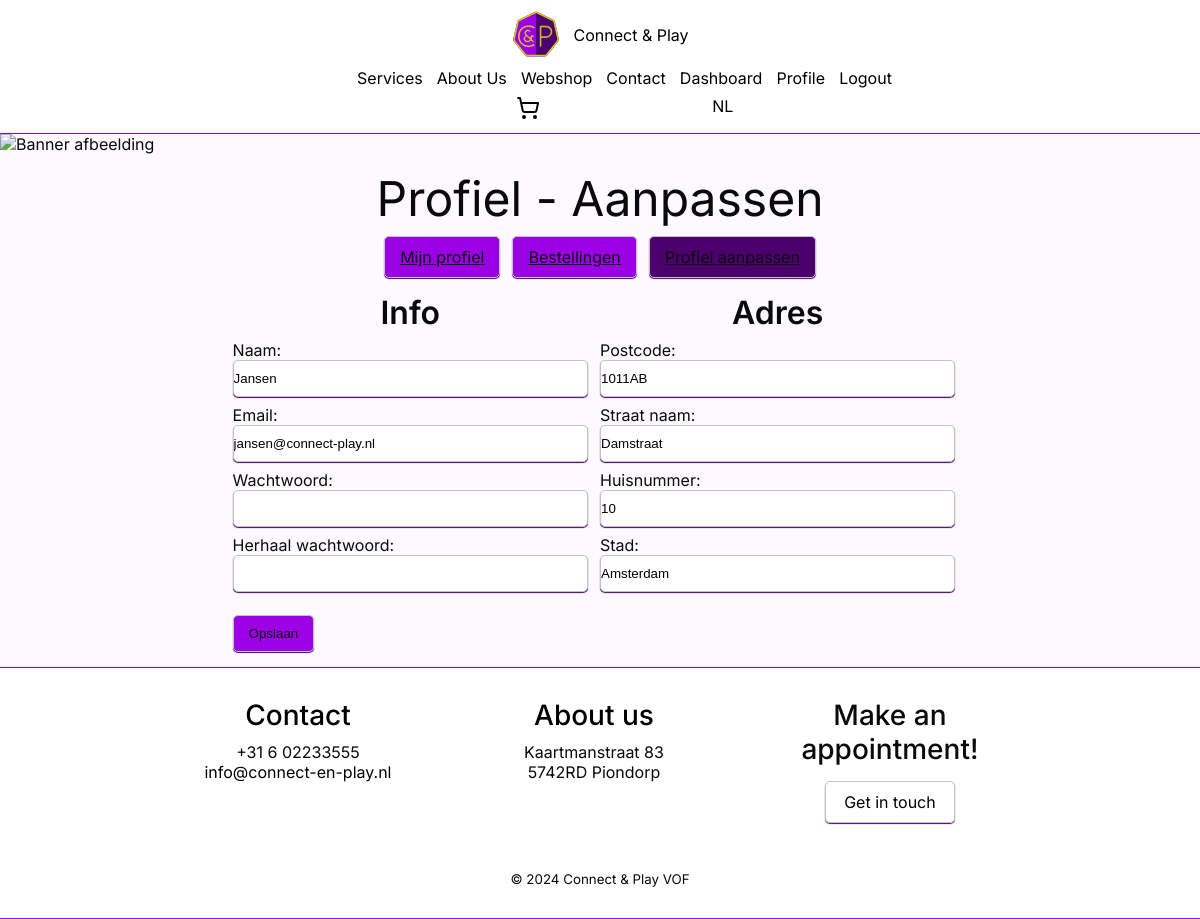
Page /profiel/aanpassen.php?lang=en (signed in) on the committed database.
### tables this page shows
CREATE TABLE `user` (
  `user_id` int(11) NOT NULL,
  `postal_code` varchar(6) DEFAULT NULL,
  `house_number` varchar(6) DEFAULT NULL,
  `email` varchar(320) NOT NULL,
  `name` varchar(150) NOT NULL,
  `role` varchar(15) NOT NULL,
  `password` varchar(120) NOT NULL
);

CREATE TABLE `address` (
  `postal_code` varchar(6) NOT NULL,
  `house_number` varchar(6) NOT NULL,
  `street_name` varchar(80) NOT NULL,
  `city` varchar(70) NOT NULL
);

### php/Shared/Database.php (called while the page is built, shortened)
<?php
class Database
{
    private static ?PDO $connection = null;
    public static function connect(
        string $servername = "mariadb",
        string $username = "root",
        string $password = "",
        string $name = "webshop"
    ): PDO {
        if (self::$connection === null) {
            self::$connection = new PDO("mysql:host={$servername};dbname={$name};charset=utf8mb4", $username, $password);
            self::$connection->setAttribute(PDO::ATTR_ERRMODE, PDO::ERRMODE_EXCEPTION);
            self::$connection->setAttribute(PDO::ATTR_DEFAULT_FETCH_MODE, PDO::FETCH_ASSOC);
        }
        return self::$connection;
    }
}

### php/Profile/DataAccess/UserRepository.php (called while the page is built, shortened)
<?php
require_once '/var/www/php/Profile/Domain/User.php';
require_once '/var/www/php/Shared/Database.php';
class UserRepository
{
    private PDO $db;
    public function __construct()
    {
        try {
            $this->db = Database::connect();
        } catch (PDOException $e) {
            echo "Fout bij het verbinden met de database: " . $e->getMessage();
            exit;
        }
    }
    public function getUser($emailOrId): ?User
    {
        $sql = $this->db->prepare("CALL get_user(:id, :email);");
        $sql->execute([
            ':id' => (int)$emailOrId,
            ':email' => $emailOrId,
        ]);
        $user = $sql->fetch();
        $sql = $this->db->prepare("CALL get_address(:postal_code, :house_number);");
        $sql->execute([
            ':postal_code' => $user['postal_code'],
            ':house_number' => $user['house_number'],
        ]);
        $address = $sql->fetch();
        return new User(
            $user['user_id'],
            $user['email'],
            $user['name'],
            $user['password'],
            UserRole::from($user['role']),
            $address ? [
                new Address(
                    $address['postal_code'] ?? '',
                    $address['house_number'] ?? '',
                    $address['street_name'] ?? '',
                    $address['city'] ?? '',
                )
            ] : []
        );
    }
}

### php/Profile/Domain/User.php (called while the page is built, shortened)
<?php
require_once 'Address.php';
class User
{
    public function getEmail(): string
    {
        return $this->email;
    }
    public function getName(): string
    {
        return $this->name;
    }
    public function getAddresses(): array
    {
        return $this->addresses;
    }
}

### php/Profile/Domain/Address.php (called while the page is built, shortened)
<?php
class Address
{
    public function getPostalCode(): string
    {
        return $this->postalCode;
    }
    public function getHouseNumber(): string
    {
        return $this->houseNumber;
    }
    public function getStreetName(): string
    {
        return $this->streetName;
    }
    public function getCity(): string
    {
        return $this->city;
    }
}

### public/profiel/aanpassen.php (the view, shortened to what this page needs)
<?php
require_once '/var/www/php/Shared/header.php';
require_once '/var/www/php/Profile/Controllers/UserController.php';
if (isset($user)): ?>
    <img class="banner-img" src="/images/bannerImg.jpg" alt="Banner afbeelding" />
    <section id="profile-container" class="flex justify-center py-15">
        <div class="col-12 flex align-center flex-col">
            <h1 class="heading text-center">Profiel - Aanpassen</h1>
            <div class="flex flex-row align-center">
                <a href="/profiel.php" class="button">Mijn profiel</a>
                <a href="/profiel/bestellingen.php" class="button">Bestellingen</a>
                <a href="/profiel/aanpassen.php" class="button active">Profiel aanpassen</a>
            </div>
        </div>
    </section>
    <section id="profile-container" class="flex justify-center px-15">
        <div class="col-12 flex align-center flex-col">
            <form action="/profiel/aanpassen.php" method="post">
                <div class="col-12 flex flex-row">
                    <div class="col-6 mb-col-12 flex flex-col">
                        <h2 class="text-center">Info</h2>
                        <div>
                            <label for="name">Naam:</label>
                            <input type="text" id="name" name="name" value="<?php echo htmlspecialchars($user->getName()) ?>" class="input" required>
                        </div>
                        <div>
                            <label for="email">Email:</label>
                            <input type="email" id="email" name="email" value="<?php echo htmlspecialchars($user->getEmail()) ?>" class="input" required>
                        </div>
                        <div>
                            <label for="password">Wachtwoord:</label>
                            <input type="password" id="password" name="password" class="input">
                        </div>
                        <div>
                            <label for="password-repeat">Herhaal wachtwoord:</label>
                            <input type="password" id="password-repeat" name="password-repeat" class="input">
                        </div>
                    </div>
                    <div class="col-6 mb-col-12 flex flex-col">
                        <h2 class="text-center">Adres</h2>
                        <div>
                            <label for="postal-code">Postcode:</label>
                            <input type="text" id="postal-code" name="postal-code" value="<?php echo count($user->getAddresses()) > 0 ? htmlspecialchars($user->getAddresses()[0]->getPostalCode()) : "" ?>" class="input" required>
                        </div>
                        <div>
                            <label for="street-name">Straat naam:</label>
                            <input type="text" id="street-name" name="street-name" value="<?php echo count($user->getAddresses()) > 0 ? htmlspecialchars($user->getAddresses()[0]->getStreetName()) : "" ?>" class="input" required>
                        </div>
                        <div>
                            <label for="house-number">Huisnummer:</label>
                            <input type="text" id="house-number" name="house-number" value="<?php echo count($user->getAddresses()) > 0 ? htmlspecialchars($user->getAddresses()[0]->getHouseNumber()) : "" ?>" class="input" required>
                        </div>
                        <div>
                            <label for="city">Stad:</label>
                            <input type="text" id="city" name="city" value="<?php echo count($user->getAddresses()) > 0 ? htmlspecialchars($user->getAddresses()[0]->getCity()) : "" ?>" class="input" required>
                        </div>
                    </div>
                    <div class="py-15">
                        <button type="submit" class="button">Opslaan</button>
                    </div>
                </div>
            </form>
        </div>
    </section>
<?php endif;
require_once '/var/www/php/Shared/footer.php'; ?>

### public/css/style.css (style rules this page uses)
:root { --foreground: #0a0a0a; --background: #fdfaff; --primary: #4b006e; --accent: #9c00e5; --highlight: #d6c52e; --box-1: #cdcdcd; --box-2: #b5b5b5; --footer-header: #000; --header-z-index: 10; }
* { margin: 0; padding: 0; box-sizing: border-box; }
body { font-family: "Inter", "Verdana", sans-serif; background-color: var(--background); color: var(--foreground); }
.banner-img { object-fit: cover; width: 100%; height: 200px; margin: 0; padding: 0; }
.input, .button { width: 100%; padding: 10px 0; border: 1px solid #c3c3c3; border-radius: 5px; box-shadow: 0 1px 1px var(--primary); resize: none; }
#profile-container { background-color: var(--background); }
#profile-container .button, #checkout-container .button { width: auto; background-color: var(--accent); color: var(--foreground); padding: 10px 15px; }
#profile-container .button.active { background-color: var(--primary); }

### public/css/grid.css (style rules this page uses)
@media only screen and (min-width: 768px) { .col-6 { width: calc(50% - 1vw); } }
@media only screen and (min-width: 768px) { .col-12 { width: 100%; } }

### public/css/spacing.css (style rules this page uses)
.px-15 { padding-left: 15px; padding-right: 15px; }
.py-15 { padding-top: 15px; padding-bottom: 15px; }

### public/css/flex.css (style rules this page uses)
.flex { display: flex; flex-wrap: wrap; column-gap: 1vw; row-gap: 1vh; }
.flex-col { flex-direction: column; }
.flex-row { flex-direction: row; }
.justify-center { justify-content: center; }
.align-center { align-items: center; }

### public/css/text.css (style rules this page uses)
.text-center { text-align: center; }
h1 { font-size: 2.5rem; font-weight: 700; }
h2 { font-size: 2rem; font-weight: 600; }
a { font-size: 1rem; }
.heading { font-size: 3rem; font-weight: 400; }

### rows in the picture
user: name "Jansen", email "jansen@connect-play.nl"
address: postal-code "1011AB", street-name "Damstraat", house-number "10", city "Amsterdam"

### other values in the picture
__('nav.services') "Services"
__('nav.about') "About Us"
__('nav.webshop') "Webshop"
__('nav.contact') "Contact"
__('nav.dashboard') "Dashboard"
__('nav.profile') "Profile"
__('nav.logout') "Logout"
__('footer.contact') "Contact"
__('footer.about') "About us"
__('footer.appointment.title') "Make an appointment!"
__('footer.appointment.cta') "Get in touch"
